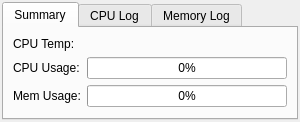
<?xml version="1.0" encoding="UTF-8"?>
<ui version="4.0">
 <class>MonitorWidget</class>
 <widget class="QWidget" name="MonitorWidget">
  <property name="geometry">
   <rect>
    <x>0</x>
    <y>0</y>
    <width>300</width>
    <height>122</height>
   </rect>
  </property>
  <property name="windowTitle">
   <string>Form</string>
  </property>
  <layout class="QHBoxLayout" name="horizontalLayout">
   <property name="leftMargin">
    <number>2</number>
   </property>
   <property name="topMargin">
    <number>2</number>
   </property>
   <property name="rightMargin">
    <number>2</number>
   </property>
   <property name="bottomMargin">
    <number>2</number>
   </property>
   <item>
    <widget class="QTabWidget" name="tabWidget">
     <property name="currentIndex">
      <number>0</number>
     </property>
     <widget class="QWidget" name="tab">
      <attribute name="title">
       <string>Summary</string>
      </attribute>
      <layout class="QFormLayout" name="formLayout">
       <item row="0" column="0">
        <widget class="QLabel" name="label">
         <property name="text">
          <string>CPU Temp:</string>
         </property>
        </widget>
       </item>
       <item row="0" column="1">
        <widget class="QLabel" name="label_temps">
         <property name="text">
          <string notr="true"/>
         </property>
        </widget>
       </item>
       <item row="1" column="0">
        <widget class="QLabel" name="label_2">
         <property name="text">
          <string>CPU Usage:</string>
         </property>
        </widget>
       </item>
       <item row="1" column="1">
        <widget class="QProgressBar" name="progress_cpu">
         <property name="value">
          <number>0</number>
         </property>
        </widget>
       </item>
       <item row="2" column="0">
        <widget class="QLabel" name="label_3">
         <property name="text">
          <string>Mem Usage:</string>
         </property>
        </widget>
       </item>
       <item row="2" column="1">
        <widget class="QProgressBar" name="progress_mem">
         <property name="value">
          <number>0</number>
         </property>
        </widget>
       </item>
      </layout>
     </widget>
     <widget class="QWidget" name="tab_2">
      <attribute name="title">
       <string>CPU Log</string>
      </attribute>
     </widget>
     <widget class="QWidget" name="tab_3">
      <attribute name="title">
       <string>Memory Log</string>
      </attribute>
     </widget>
    </widget>
   </item>
  </layout>
 </widget>
 <resources/>
 <connections/>
</ui>
